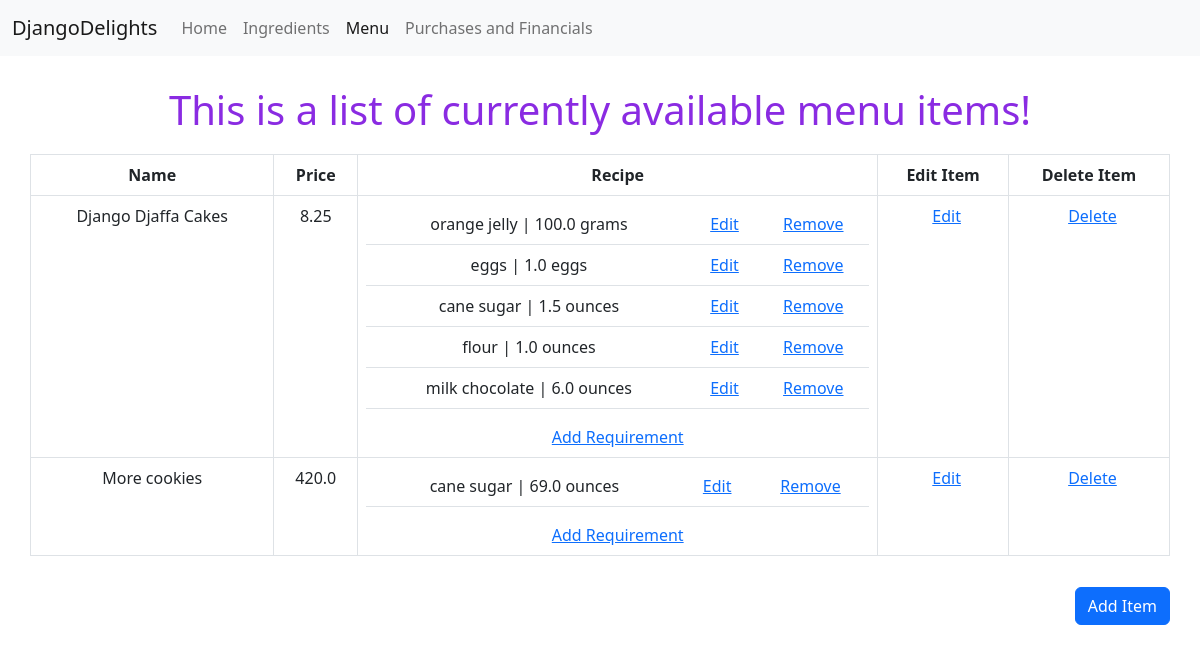
Before: /menu/ (signed in) with the older database file.
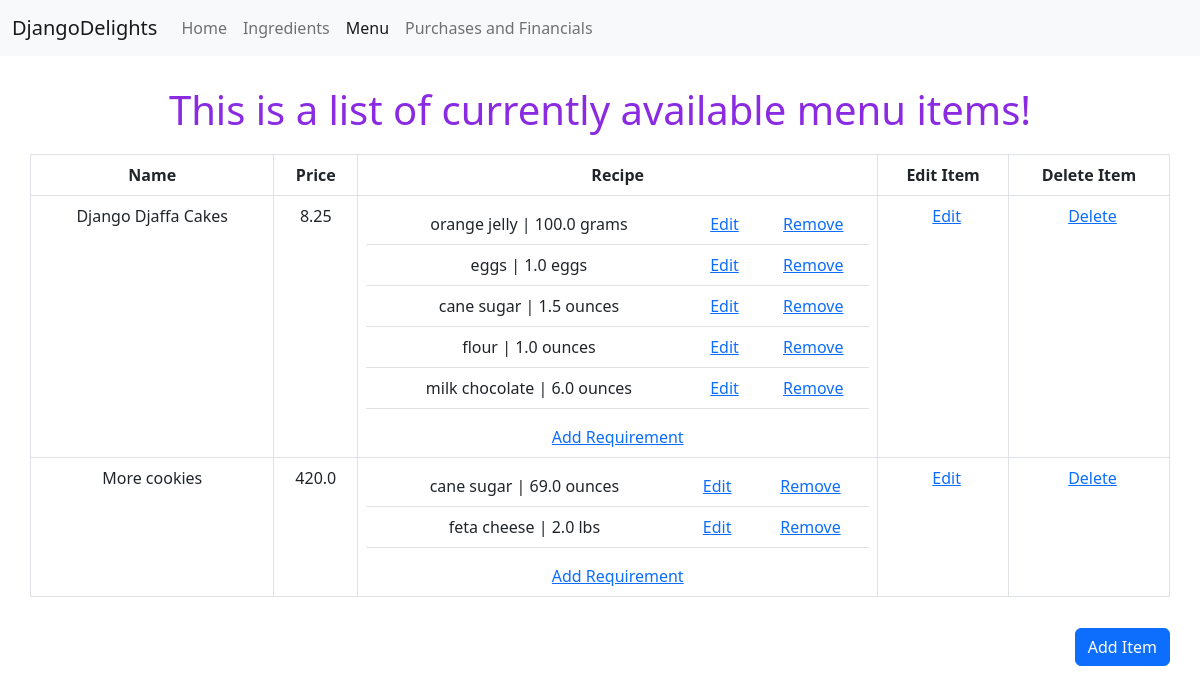
After: the same page with the newer database file.
### inventory/models.py (models this page shows, shortened)
class MenuItem(models.Model):
    name = models.CharField(name="name", unique=True, max_length=100)
    price = models.FloatField(name="price", default=0.00)
    class Meta:
        ordering = ["name"]
        verbose_name = "Menu Item"
        verbose_name_plural = "Menu Items"

class RecipeRequirement(models.Model):
    menu_item = models.ForeignKey(MenuItem, on_delete=models.CASCADE)
    ingredient = models.ForeignKey(Ingredient, on_delete=models.CASCADE)
    amount = models.FloatField(name="amount", )
    class Meta:
        verbose_name = "Recipe Requirement"
        verbose_name_plural = "Recipe Requirements"

class Ingredient(models.Model):
    name = models.CharField(name="name", unique=True, max_length=100)
    quantity = models.FloatField(name="quantity", default=0) #Quantity currently available in storage
    unit_type = models.CharField(name="unittype", default="Ct", max_length=10, verbose_name="Unit Type")
    price_per = models.FloatField(name="priceper", default=0.00, verbose_name="Price Per")
    image_link = models.CharField(name="image", default="https://icon-library.com/images/ingredient-icon/ingredient-icon-6.jpg", max_length=200)
    class Meta:
        ordering = ["name"]
        verbose_name = "Ingredient"
        verbose_name_plural = "Ingredients"
    def __str__(self):
        return self.name

### inventory/views.py (the view)
# urls.py: path("menu/", views.MenuList.as_view(), name="menu"),
class MenuList(LoginRequiredMixin,ListView):
    model = MenuItem
    template_name = "inventory/menu.html"
    fields = ("__all__")
    def get_context_data(self, **kwargs):
        m_items = list()
        for x in MenuItem.objects.all():
            m_item = dict()
            m_item["model"] = x
            m_item["recipe"] = list()
            for y in RecipeRequirement.objects.all():
                if y.menu_item == x:
                    m_item["recipe"].append(y)
            m_items.append(m_item)
        ctx = super(MenuList, self).get_context_data(**kwargs)
        ctx['items'] = m_items
        return ctx

### inventory/templates/inventory/menu.html
{% extends 'base.html' %}
{% block content %}
<div class="centered" style="margin:30px">
<h1>
    This is a list of currently available menu items!
</h1>
<table class="centered table table-bordered" >
    <tr>
        <th>Name</th>
        <th>Price</th>
        <th>Recipe</th>
        <th>Edit Item</th>
        <th>Delete Item</th>
    </tr>
        {% for item in items %}
    <tr>
        <td>{{item.model.name}}</td>
        <td>{{item.model.price}}</td>
        <td>
            <table class="table" multiple aria-label="multiple select example">
                <tbody>
                {% for req in item.recipe %}
                <tr>
                    <td>
                        {{req.ingredient}} | {{req.amount}} {{req.ingredient.unittype}}
                    </td>
                    <td>
                        <a href="{% url 'requirement_update' req.id %}">Edit</a>
                    </td>
                    <td>
                        <a href="{% url 'requirement_delete' req.id %}">Remove</a>
                    </td>
                </tr>
                {% endfor %}
                </tbody>
            </table>
            <div>
                <a href="{% url 'requirement_create' %}">Add Requirement</a>
            </div>
        </td>
        <td style="padding-left: 15px;"><a href="{% url 'menu_update' item.model.id %}">Edit</a></td>
        <td style="padding-left: 15px;"><a href="{% url 'menu_delete' item.model.id %}">Delete</a></td>
    </tr>
        {% endfor %}
</table>
        <div>
            <a style="margin-top: 15px;float:right;" href="{% url 'menu_create' %}" class="btn btn-primary">Add Item</a>
        </div>
</div>
{% endblock %}

Changed rows visible on the page:
added RecipeRequirement: ingredient "feta cheese", amount "2.0", ingredient.unittype "lbs", shown under MenuItem "More cookies"
